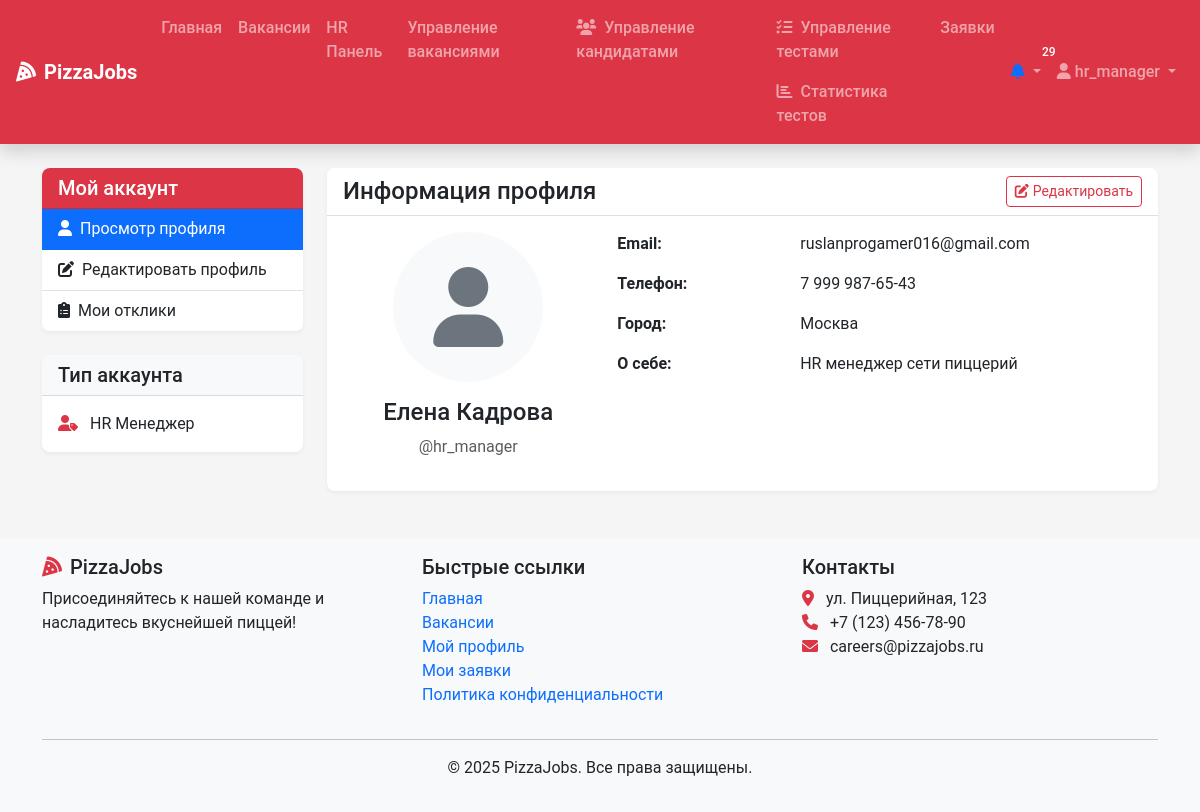
Screenshot of /profile/ (signed in) with the database file from the repository.
### recruitment/models.py (models this page shows, shortened)
class UserProfile(models.Model):
    user = models.OneToOneField(User,
                                on_delete=models.CASCADE,
                                related_name='profile')
    role = models.CharField(max_length=20,
                            choices=UserRole.choices,
                            default=UserRole.CANDIDATE)
    phone = models.CharField(max_length=15, blank=True, null=True)
    city = models.CharField(max_length=100, blank=True, null=True)
    photo = models.ImageField(upload_to='profile_photos/',
                              blank=True,
                              null=True)
    about = models.TextField(blank=True, null=True)
    desired_position = models.CharField(max_length=100, blank=True, null=True)
    experience = models.TextField(blank=True, null=True)
    education = models.TextField(blank=True, null=True)

### recruitment/views.py (the view)
# urls.py: path('profile/', views.view_profile, name='view_profile'),
@login_required
def view_profile(request):
    user_profile = get_object_or_404(UserProfile, user=request.user)
    resumes = Resume.objects.filter(user=request.user, is_active=True)
    applications = []
    if user_profile.role == UserRole.CANDIDATE:
        applications = Application.objects.filter(user=request.user).order_by('-applied_at')
    context = {
        'profile': user_profile,
        'resumes': resumes,
        'applications': applications,
    }
    return render(request, 'profile/view.html', context)

### recruitment/context_processors.py (called while the page is built, shortened)
def user_context(request):
    context = {}
    if request.user.is_authenticated:
        unread_count = Notification.objects.filter(user=request.user, read=False).count()
        context['unread_count'] = unread_count
        latest_notifications = Notification.objects.filter(
            user=request.user
        ).order_by('-created_at')[:5]
        context['latest_notifications'] = latest_notifications
    return context

### templates/profile/view.html (shortened to what this page needs)
{% extends 'base.html' %}
{% block content %}
<div class="container">
    <div class="row">
        <div class="col-lg-3">
            <div class="card shadow-sm mb-4">
                <div class="card-header bg-danger text-white">
                    <h5 class="mb-0">Мой аккаунт</h5>
                </div>
                <div class="list-group list-group-flush">
                    <a href="{% url 'view_profile' %}" class="list-group-item list-group-item-action active">
                        <i class="fas fa-user me-2"></i>Просмотр профиля
                    </a>
                    <a href="{% url 'edit_profile' %}" class="list-group-item list-group-item-action">
                        <i class="fas fa-edit me-2"></i>Редактировать профиль
                    </a>
                    <a href="{% url 'application_list' %}" class="list-group-item list-group-item-action">
                        <i class="fas fa-clipboard-list me-2"></i>Мои отклики
                    </a>
                </div>
            </div>
            <div class="card shadow-sm mb-4">
                <div class="card-header bg-light">
                    <h5 class="mb-0">Тип аккаунта</h5>
                </div>
                <div class="card-body">
                    <p class="mb-0">
                        <i class="fas fa-user-tag me-2 text-danger"></i>
                        {{ profile.get_role_display }}
                    </p>
                </div>
            </div>
        </div>
        <div class="col-lg-9">
            <div class="card shadow-sm mb-4">
                <div class="card-header bg-white d-flex justify-content-between align-items-center">
                    <h2 class="card-title h4 mb-0">Информация профиля</h2>
                    <a href="{% url 'edit_profile' %}" class="btn btn-sm btn-outline-danger">
                        <i class="fas fa-edit me-1"></i>Редактировать
                    </a>
                </div>
                <div class="card-body">
                    <div class="row">
                        <div class="col-md-4 text-center mb-4 mb-md-0">
                            {% if profile.photo %}
                                <img src="{{ profile.photo.url }}" alt="Фото профиля" class="img-fluid rounded-circle mb-3" style="max-width: 150px;">
                            {% else %}
                                <div class="bg-light rounded-circle d-flex align-items-center justify-content-center mx-auto mb-3" style="width: 150px; height: 150px;">
                                    <i class="fas fa-user fa-5x text-secondary"></i>
                                </div>
                            {% endif %}
                            <h4>{{ user.get_full_name }}</h4>
                            <p class="text-muted">@{{ user.username }}</p>
                        </div>
                        <div class="col-md-8">
                            <div class="row mb-3">
                                <div class="col-sm-4 fw-bold">Email:</div>
                                <div class="col-sm-8">{{ user.email }}</div>
                            </div>
                            <div class="row mb-3">
                                <div class="col-sm-4 fw-bold">Телефон:</div>
                                <div class="col-sm-8">{{ profile.phone|default:"Не указано" }}</div>
                            </div>
                            <div class="row mb-3">
                                <div class="col-sm-4 fw-bold">Город:</div>
                                <div class="col-sm-8">{{ profile.city|default:"Не указано" }}</div>
                            </div>
                            <div class="row mb-3">
                                <div class="col-sm-4 fw-bold">О себе:</div>
                                <div class="col-sm-8">{{ profile.about|default:"Нет информации"|linebreaks }}</div>
                            </div>
                        </div>
                    </div>
                </div>
            </div>
        </div>
    </div>
</div>
{% endblock %}

### templates/base.html (shortened to what this page needs)
<!DOCTYPE html>
<html lang="ru">
<head>
    <link href="https://cdn.jsdelivr.net/npm/bootstrap@5.3.0-alpha1/dist/css/bootstrap.min.css" rel="stylesheet">
    <link rel="stylesheet" href="https://cdnjs.cloudflare.com/ajax/libs/font-awesome/6.0.0/css/all.min.css">
    <link rel="stylesheet" href="/static/css/main.css">
</head>
<body>
    <nav class="navbar navbar-expand-lg navbar-dark bg-danger shadow">
            <div class="container-fluid px-3">
                <a class="navbar-brand fw-bold" href="{% url 'home' %}">
                    <i class="fas fa-pizza-slice me-2"></i><span class="d-none d-sm-inline">Pizza</span>Jobs
                </a>
            <div class="collapse navbar-collapse" id="navbarNav">
                    <ul class="navbar-nav me-auto">
                        <li class="nav-item">
                            <a class="nav-link" href="{% url 'home' %}">
                                Главная
                            </a>
                        </li>
                        <li class="nav-item">
                            <a class="nav-link" href="{% url 'vacancy_list' %}">
                                Вакансии
                            </a>
                        </li>
                        {% if user.is_authenticated %}
                            {% if user.profile.role == 'HR_MANAGER' %}
                            <li class="nav-item">
                                <a class="nav-link" href="{% url 'hr_dashboard' %}">HR Панель</a>
                            </li>
                            <li class="nav-item">
                                <a class="nav-link" href="{% url 'manage_vacancies' %}">Управление вакансиями</a>
                            </li>
                            <li class="nav-item">
                                <a class="nav-link" href="{% url 'manage_candidates' %}">
                                    <i class="fas fa-users me-2"></i>Управление кандидатами
                                </a>
                            </li>
                            <li class="nav-item">
                                <a class="nav-link" href="{% url 'manage_tests' %}">
                                    <i class="fas fa-tasks me-2"></i>Управление тестами
                                </a>
                                <a class="nav-link" href="{% url 'test_statistics' %}">
                                    <i class="fas fa-chart-bar me-2"></i>Статистика тестов
                                </a>
                            </li>
                        {% endif %}
                        <li class="nav-item">
                            <a class="nav-link" href="{% url 'application_list' %}">Заявки</a>
                        </li>
                    {% endif %}
                </ul>
                <ul class="navbar-nav">
                        {% if user.is_authenticated %}
                            <li class="nav-item dropdown d-none d-lg-block">
                                <a class="nav-link dropdown-toggle position-relative" href="#" id="notificationDropdown" role="button" data-bs-toggle="dropdown">
                                    <i class="fas fa-bell {% if unread_count %}text-primary{% endif %}"></i>
                                    {% if unread_count %}
                                        <span class="badge rounded-pill bg-danger position-absolute top-0 start-100 translate-middle pulse">
                                            {{ unread_count }}
                                        </span>
                                    {% endif %}
                                </a>
                            </li>
                        <li class="nav-item dropdown">
                            <a class="nav-link dropdown-toggle" href="#" id="userDropdown" role="button" data-bs-toggle="dropdown">
                                <i class="fas fa-user"></i> {{ user.username }}
                            </a>
                        </li>
                    {% endif %}
                </ul>
            </div>
        </div>
    </nav>
    <main class="py-4">
        {% block content %}{% endblock %}
    </main>
    <footer class="footer mt-auto py-3 bg-light">
        <div class="container">
            <div class="row">
                <div class="col-md-4">
                    <h5><i class="fas fa-pizza-slice text-danger me-2"></i>PizzaJobs</h5>
                    <p>Присоединяйтесь к нашей команде и насладитесь вкуснейшей пиццей!</p>
                </div>
                <div class="col-md-4">
                    <h5>Быстрые ссылки</h5>
                    <ul class="list-unstyled">
                        <li><a href="{% url 'home' %}" class="text-decoration-none">Главная</a></li>
                        <li><a href="{% url 'vacancy_list' %}" class="text-decoration-none">Вакансии</a></li>
                        {% if user.is_authenticated %}
                            <li><a href="{% url 'view_profile' %}" class="text-decoration-none">Мой профиль</a></li>
                            <li><a href="{% url 'application_list' %}" class="text-decoration-none">Мои заявки</a></li>
                        {% else %}
                            <li><a href="{% url 'login' %}" class="text-decoration-none">Войти</a></li>
                            <li><a href="{% url 'register' %}" class="text-decoration-none">Регистрация</a></li>
                        {% endif %}
                        <li><a href="{% url 'privacy_policy' %}" class="text-decoration-none">Политика конфиденциальности</a></li>
                    </ul>
                </div>
                <div class="col-md-4">
                    <h5>Контакты</h5>
                    <address>
                        <i class="fas fa-map-marker-alt text-danger me-2"></i> ул. Пиццерийная, 123<br>
                        <i class="fas fa-phone text-danger me-2"></i> +7 (123) 456-78-90<br>
                        <i class="fas fa-envelope text-danger me-2"></i> careers@pizzajobs.ru
                    </address>
                </div>
            </div>
            <hr>
            <div class="text-center">
                <p>&copy; 2025 PizzaJobs. Все права защищены.</p>
            </div>
        </div>
    </footer>
</body>
</html>

### static/css/main.css (style rules this page uses)
:root { --pizza-red: #dc3545; --pizza-green: #198754; --pizza-white: #ffffff; --pizza-light: #f8f9fa; --pizza-dark: #212529; --pizza-secondary: #6c757d; }
body { font-family: 'Roboto', 'Segoe UI', Arial, sans-serif; color: var(--pizza-dark); background-color: #f5f5f5; min-height: 100vh; display: flex; flex-direction: column; }
main { flex: 1; }
.card { border-radius: 0.5rem; border: none; overflow: hidden; }
.card-header { border-bottom: 1px solid rgba(0, 0, 0, 0.125); }
.card-header.bg-white { background-color: white; }
.card.shadow-sm { box-shadow: 0 0.125rem 0.25rem rgba(0, 0, 0, 0.05) !important; }
.navbar-dark.bg-danger { background-color: var(--pizza-red) !important; }
.nav-link { font-weight: 500; }
.navbar-brand { font-weight: 700; }
.footer { background-color: var(--pizza-light); padding: 2rem 0; margin-top: auto; }
.badge { font-weight: 500; padding: 0.35em 0.65em; }
.badge.bg-danger { background-color: #dc3545 !important; }
.pulse { animation: pulse 2s infinite; }

### rows the page displays
UserProfile: role "HR Менеджер", phone "7 999 987-65-43", city "Москва", about "HR менеджер сети пиццерий"

### other values shown
{{ unread_count }} "29"
{{ user.username }} "hr_manager"
{{ user.get_full_name }} "Елена Кадрова"
{{ user.email }} "ruslanprogamer016@gmail.com"
